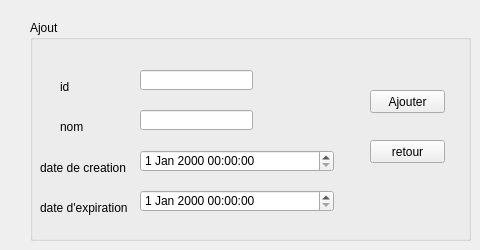
      <widget class="QWidget" name="tab_5">
       <attribute name="title">
        <string>Ajouter_prom</string>
       </attribute>
       <widget class="QGroupBox" name="groupBox_2">
        <property name="geometry">
         <rect>
          <x>30</x>
          <y>20</y>
          <width>441</width>
          <height>221</height>
         </rect>
        </property>
        <property name="title">
         <string>Ajout</string>
        </property>
        <widget class="QLabel" name="label_11">
         <property name="geometry">
          <rect>
           <x>30</x>
           <y>100</y>
           <width>47</width>
           <height>13</height>
          </rect>
         </property>
         <property name="text">
          <string>nom</string>
         </property>
        </widget>
        <widget class="QLabel" name="label_12">
         <property name="geometry">
          <rect>
           <x>10</x>
           <y>140</y>
           <width>101</width>
           <height>16</height>
          </rect>
         </property>
         <property name="text">
          <string>date de creation</string>
         </property>
        </widget>
        <widget class="QLabel" name="label_13">
         <property name="geometry">
          <rect>
           <x>10</x>
           <y>180</y>
           <width>91</width>
           <height>16</height>
          </rect>
         </property>
         <property name="text">
          <string>date d'expiration</string>
         </property>
        </widget>
        <widget class="QLineEdit" name="le_nom">
         <property name="geometry">
          <rect>
           <x>110</x>
           <y>90</y>
           <width>113</width>
           <height>20</height>
          </rect>
         </property>
        </widget>
        <widget class="QDateTimeEdit" name="dat_cre">
         <property name="geometry">
          <rect>
           <x>110</x>
           <y>130</y>
           <width>194</width>
           <height>22</height>
          </rect>
         </property>
        </widget>
        <widget class="QDateTimeEdit" name="dat_exp">
         <property name="geometry">
          <rect>
           <x>110</x>
           <y>170</y>
           <width>194</width>
           <height>22</height>
          </rect>
         </property>
        </widget>
        <widget class="QPushButton" name="pb2_ajouter">
         <property name="geometry">
          <rect>
           <x>340</x>
           <y>70</y>
           <width>75</width>
           <height>23</height>
          </rect>
         </property>
         <property name="text">
          <string>Ajouter</string>
         </property>
        </widget>
        <widget class="QPushButton" name="pb_retour3">
         <property name="geometry">
          <rect>
           <x>340</x>
           <y>120</y>
           <width>75</width>
           <height>23</height>
          </rect>
         </property>
         <property name="text">
          <string>retour</string>
         </property>
        </widget>
        <widget class="QLabel" name="label_19">
         <property name="geometry">
          <rect>
           <x>30</x>
           <y>60</y>
           <width>47</width>
           <height>13</height>
          </rect>
         </property>
         <property name="text">
          <string>id</string>
         </property>
        </widget>
        <widget class="QLineEdit" name="le_id2">
         <property name="geometry">
          <rect>
           <x>110</x>
           <y>50</y>
           <width>113</width>
           <height>20</height>
          </rect>
         </property>
        </widget>
       </widget>
      </widget>
